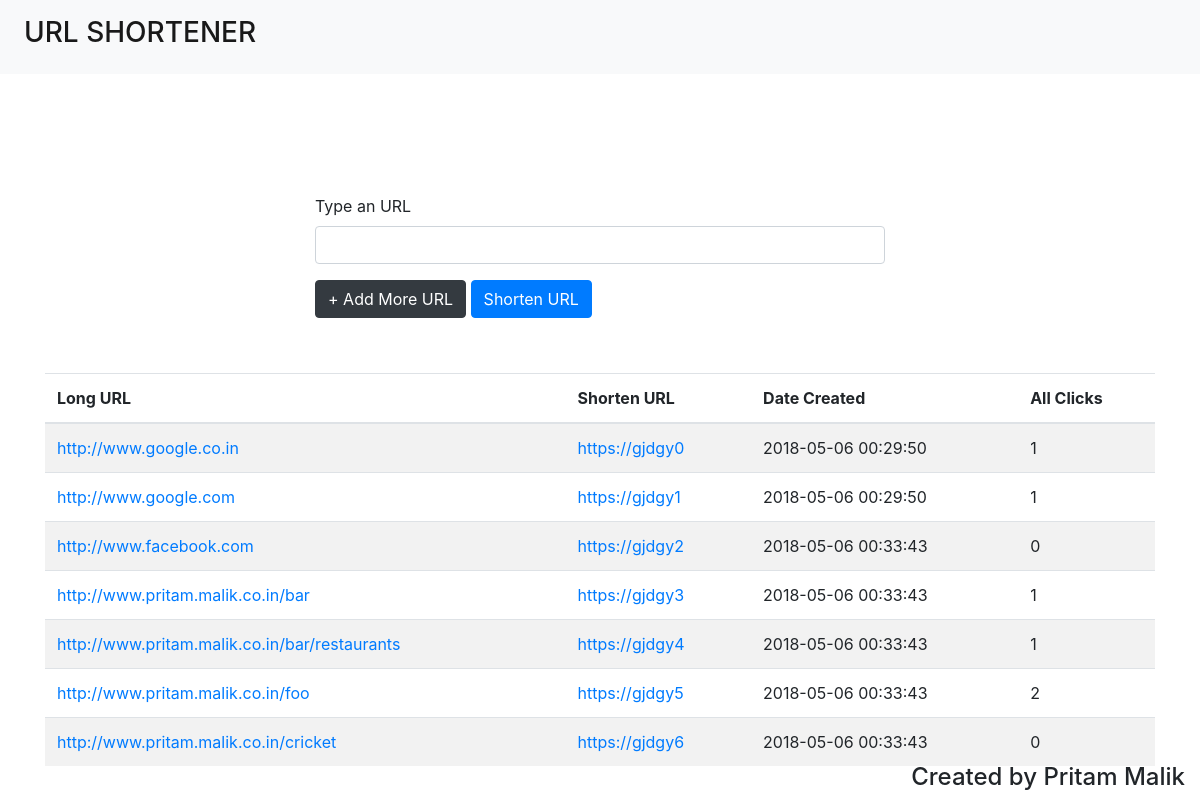
The page / on the database its author committed.
### tables this page shows
CREATE TABLE `links` (
  `id` int(11) NOT NULL,
  `url` varchar(255) DEFAULT NULL,
  `code` varchar(12) DEFAULT NULL,
  `created` datetime DEFAULT NULL,
  `count` int(11) DEFAULT '0'
);

### index.php (the view, shortened to what this page needs)
<!DOCTYPE html>
<html>
	<head>
		<link rel="stylesheet" href="https://stackpath.bootstrapcdn.com/bootstrap/4.1.0/css/bootstrap.min.css">
		<link rel="stylesheet" type="text/css" href="css/main.css">
	</head>
	<body>
		<header>
			<nav class="navbar navbar-expand-sm bg-light navbar-light">
			  <ul class="navbar-nav">
			    <li class="nav-item active">
			      <a class="nav-link" href="#"><h3>URL SHORTENER</h3></a>
			    </li>
			  </ul>
			</nav>
		</header>
		<div class="container align-center" id="form">
			<form action="shorten.php" method="POST">
			  <div class="form-group" id="input">
			    <label for="email">Type an URL</label>
			    <input type="url" class="form-control" name="1">
			  </div>
			  <button type="button" class="btn btn-dark" id="add">+ Add More URL</button>
			  <button type="submit" class="btn btn-primary">Shorten URL</button>
			</form>
		</div>
		<div class="container" id="table">
			<table class="table table-striped">
			    <thead>
			      <tr>
			        <th>Long URL</th>
			        <th>Shorten URL</th>
			        <th>Date Created</th>
			        <th>All Clicks</th>
			      </tr>
			    </thead>
			    <tbody>
			    <?php
					$con=mysqli_connect("localhost","root","pritam","url");
					$result = mysqli_query($con,"SELECT * FROM links");
					while($row = mysqli_fetch_array($result))
					{
					echo "<tr>";
					echo "<td><a href=".$row['url']." target='_blank'>" . $row['url'] . "</a></td>";
					echo "<td><a href=".$row['code']." target='_blank'>https://" . $row['code'] . "</a></td>";
					echo "<td>" . $row['created'] . "</td>";
					echo "<td>" . $row['count'] . "</td>";
					echo "</tr>";
					}
				?>
				</tbody>
			</table>
		</div>
		<footer class="container-fluid">
			<h4 class="float-right">Created by Pritam Malik</h4>
		</footer>
	</body>
</html>

### css/main.css (style rules this page uses)
table { margin-top: 5%; }
footer { bottom: 0; position: fixed; }

### rows shown on the page
links: url "http://www.google.co.in", code "gjdgy0", created "2018-05-06 00:29:50", count "1"
links: url "http://www.google.com", code "gjdgy1", created "2018-05-06 00:29:50", count "1"
links: url "http://www.facebook.com", code "gjdgy2", created "2018-05-06 00:33:43", count "0"
links: url "http://www.pritam.malik.co.in/bar", code "gjdgy3", created "2018-05-06 00:33:43", count "1"
links: url "http://www.pritam.malik.co.in/bar/restaurants", code "gjdgy4", created "2018-05-06 00:33:43", count "1"
links: url "http://www.pritam.malik.co.in/foo", code "gjdgy5", created "2018-05-06 00:33:43", count "2"
links: url "http://www.pritam.malik.co.in/cricket", code "gjdgy6", created "2018-05-06 00:33:43", count "0"
